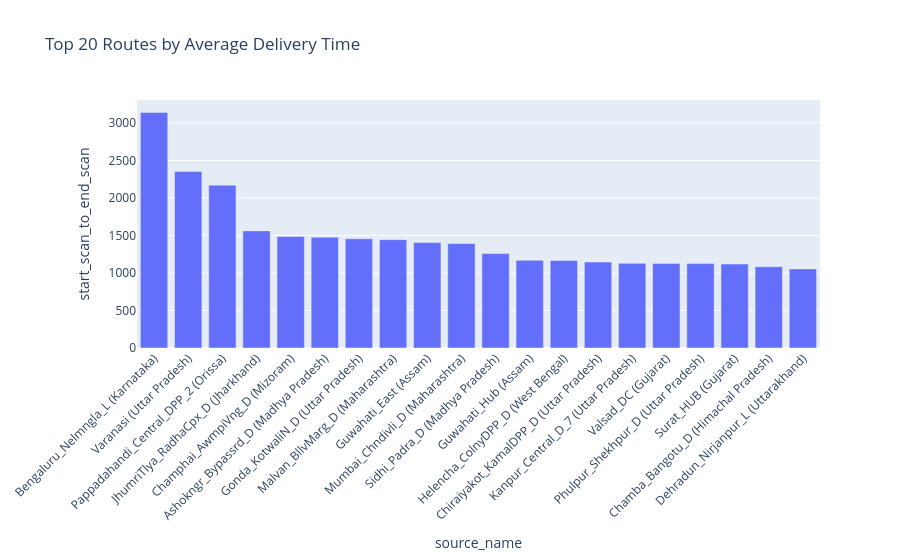

This figure's notebook cell:
### Code cell
top_routes = (
    data.groupby('source_name')['start_scan_to_end_scan']
    .mean()
    .sort_values(ascending=False)
    .head(20)
    .reset_index()
)

fig = px.bar(
    top_routes,
    x='source_name',
    y='start_scan_to_end_scan',
    title='Top 20 Routes by Average Delivery Time'
)

fig.update_layout(
    xaxis_tickangle=-45
)

fig.show()

### Figure 1 — Plotly figure (JSON) as saved in the notebook; plotly's stock layout.template omitted (floating-point values rounded to 4 significant figures)
{"data": [{"alignmentgroup": "True", "hovertemplate": "source_name=%{x}<br>start_scan_to_end_scan=%{y}<extra></extra>", "legendgroup": "", "marker": {"color": "#636efa", "pattern": {"shape": ""}}, "name": "", "offsetgroup": "", "orientation": "v", "showlegend": false, "textposition": "auto", "type": "bar", "x": ["Bengaluru_Nelmngla_L (Karnataka)", "Varanasi (Uttar Pradesh)", "Pappadahandi_Central_DPP_2 (Orissa)", "JhumriTlya_RadhaCpx_D (Jharkhand)", "Champhai_AwmpiVng_D (Mizoram)", "Ashokngr_Bypassrd_D (Madhya Pradesh)", "Gonda_KotwaliN_D (Uttar Pradesh)", "Malvan_BllvMarg_D (Maharashtra)", "Guwahati_East (Assam)", "Mumbai_Chndivli_D (Maharashtra)", "Sidhi_Padra_D (Madhya Pradesh)", "Guwahati_Hub (Assam)", "Helencha_ColnyDPP_D (West Bengal)", "Chiraiyakot_KamalDPP_D (Uttar Pradesh)", "Kanpur_Central_D_7 (Uttar Pradesh)", "Valsad_DC (Gujarat)", "Phulpur_Shekhpur_D (Uttar Pradesh)", "Surat_HUB (Gujarat)", "Chamba_Bangotu_D (Himachal Pradesh)", "Dehradun_Nirjanpur_L (Uttarakhand)"], "xaxis": "x", "y": [3140, 2353, 2170.0, 1561.0, 1487.0, 1475.0, 1456.0, 1444.0, 1404.0, 1393, 1259.0, 1169.0, 1166, 1145, 1128.0, 1127.0, 1125.0, 1119.0, 1083.0, 1054.0], "yaxis": "y"}], "layout": {"autosize": true, "barmode": "relative", "legend": {"tracegroupgap": 0}, "title": {"text": "Top 20 Routes by Average Delivery Time"}, "xaxis": {"anchor": "y", "autorange": true, "domain": [0, 1], "range": [-0.5, 19.5], "tickangle": -45, "title": {"text": "source_name"}, "type": "category"}, "yaxis": {"anchor": "x", "autorange": true, "domain": [0, 1], "range": [0, 3305.0], "title": {"text": "start_scan_to_end_scan"}, "type": "linear"}}}
